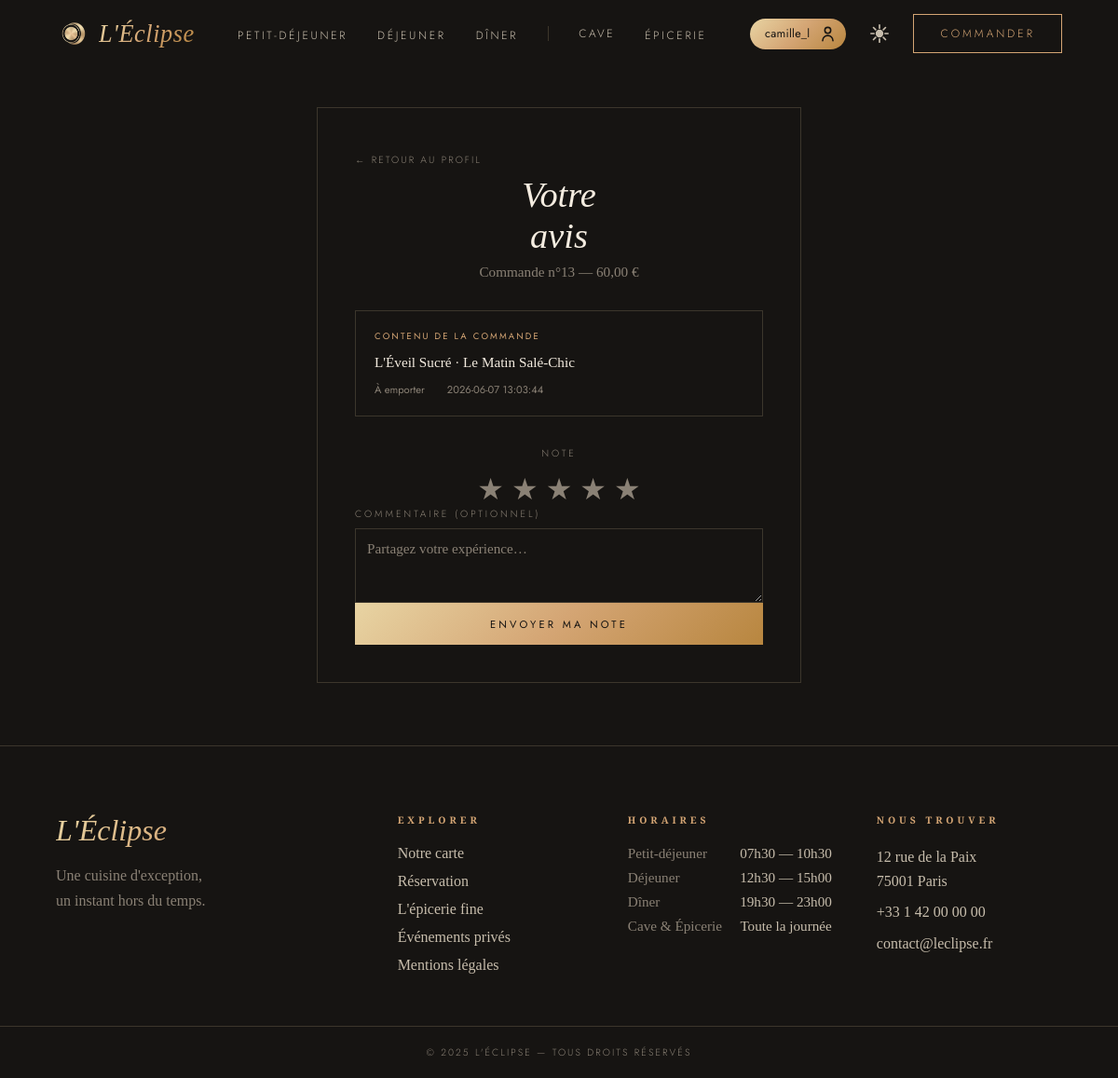
The page /notation.php?id=13 (signed in) on the database its author committed.
### tables this page shows
CREATE TABLE services (
    id             INTEGER PRIMARY KEY AUTOINCREMENT,
    name           TEXT    NOT NULL UNIQUE,
    label          TEXT    NOT NULL,
    hours          TEXT,
    title_html     TEXT    NOT NULL,
    image_url      TEXT    NOT NULL,
    image_alt      TEXT    NOT NULL,
    gradient       TEXT    NOT NULL DEFAULT 'rgba(22,20,18,.15),rgba(22,20,18,.55)',
    formulas_label TEXT,
    li_class       TEXT    NOT NULL DEFAULT 'nav-item',
    compact        INTEGER NOT NULL DEFAULT 0,
    display_order  INTEGER NOT NULL DEFAULT 0
);

CREATE TABLE users (
    id           INTEGER PRIMARY KEY AUTOINCREMENT,
    login        TEXT    NOT NULL UNIQUE,
    password     TEXT    NOT NULL,
    role         TEXT    NOT NULL DEFAULT 'client'
                         CHECK(role IN ('client','admin','restaurateur','livreur')),
    first_name   TEXT    NOT NULL,
    last_name    TEXT    NOT NULL,
    nickname     TEXT    NOT NULL UNIQUE,
    phone        TEXT    NOT NULL,
    birthday     TEXT    NOT NULL,
    address      TEXT    NOT NULL,
    address_info TEXT,
    blocked      INTEGER NOT NULL DEFAULT 0,
    created_at   TEXT    NOT NULL DEFAULT CURRENT_TIMESTAMP,
    last_login   TEXT
);

CREATE TABLE orders (
    id                 INTEGER PRIMARY KEY AUTOINCREMENT,
    user_id            INTEGER NOT NULL,
    order_type         TEXT    NOT NULL CHECK(order_type IN ('sur_place', 'emporter', 'livraison')),
    delivery_address   TEXT,
    status             TEXT    NOT NULL DEFAULT 'en_attente'
                               CHECK(status IN ('en_attente','payee','refusee','en_preparation','prete','en_livraison','livree','abandonnee','en_attente_livreur')),
    scheduled_datetime TEXT,
    created_at         TEXT    NOT NULL DEFAULT CURRENT_TIMESTAMP,
    delivery_person_id INTEGER REFERENCES users(id),
    FOREIGN KEY (user_id) REFERENCES users(id) ON DELETE CASCADE
);

### models/navbar.php (called while the page is built, shortened)
<?php
function getNavbarData($pdo) {
    $services = $pdo->query(
        'SELECT * FROM services ORDER BY display_order'
    )->fetchAll(PDO::FETCH_ASSOC);
    $formulaStmt = $pdo->prepare(
        'SELECT id, name, description FROM menus WHERE service_id = ? ORDER BY id LIMIT 4'
    );
    $catStmt = $pdo->prepare(
        'SELECT id, name, label FROM categories WHERE service_id = ? ORDER BY display_order LIMIT 5'
    );
    $dishStmt = $pdo->prepare(
        'SELECT id, name FROM dishes WHERE service_id = ? AND category_id = ? ORDER BY id LIMIT 6'
    );
    $data = [];
    foreach ($services as $svc) {
        $has_more = false;
        $formulaStmt->execute([$svc['id']]);
        $allFormulas = $formulaStmt->fetchAll(PDO::FETCH_ASSOC);
        $formulas = array_slice($allFormulas, 0, 3);
        $catStmt->execute([$svc['id']]);
        $allCats = $catStmt->fetchAll(PDO::FETCH_ASSOC);
        if (count($allCats) > 4) $has_more = true;
        $cats = array_slice($allCats, 0, 4);
        $categories = [];
        foreach ($cats as $cat) {
            $dishStmt->execute([$svc['id'], $cat['id']]);
            $allDishes = $dishStmt->fetchAll(PDO::FETCH_ASSOC);
            $categories[$cat['name']] = [
                'label'  => $cat['label'],
                'dishes' => array_slice($allDishes, 0, 5),
            ];
        }
        $data[$svc['name']] = [
            'formulas'   => $formulas,
            'categories' => $categories,
            'has_more'   => $has_more,
        ];
    }
    return [
        'services' => $services,
        'data'     => $data,
    ];
}

### models/users.php (called while the page is built, shortened)
<?php
function getOrderTotal(PDO $pdo, int $orderId): float {
    $stmt = $pdo->prepare("
        SELECT SUM(
            CASE oi.item_type
                WHEN 'dish' THEN (SELECT d.price FROM dishes d WHERE d.id = oi.item_id) * oi.quantity
                WHEN 'menu' THEN (SELECT m.total_price FROM menus m WHERE m.id = oi.item_id) * oi.quantity
            END
        ) AS total
        FROM order_items oi
        WHERE oi.order_id = :order_id
    ");
    $stmt->execute(['order_id' => $orderId]);
    $row = $stmt->fetch(PDO::FETCH_ASSOC);
    return (float) ($row['total'] ?? 0);
}

### models/orders.php (called while the page is built, shortened)
<?php
function getOrderItems(PDO $pdo, int $orderId): array {
    $stmt = $pdo->prepare("SELECT * FROM order_items WHERE order_id = :order_id");
    $stmt->execute(['order_id' => $orderId]);
    $items = $stmt->fetchAll(PDO::FETCH_ASSOC);
    foreach ($items as &$item) {
        if ($item['item_type'] === 'dish') {
            $s = $pdo->prepare("SELECT name, price FROM dishes WHERE id = :id");
        } else {
            $s = $pdo->prepare("SELECT name, total_price AS price FROM menus WHERE id = :id");
        }
        $s->execute(['id' => $item['item_id']]);
        $detail = $s->fetch(PDO::FETCH_ASSOC);
    }
    return $items;
}

### functions.php (called while the page is built, shortened)
<?php
function h($string) {
    return htmlspecialchars($string ?? '', ENT_QUOTES, 'UTF-8');
}

### notation.php (the view, shortened to what this page needs)
<?php
require_once 'database.php';
require_once 'functions.php';
require_once 'models/users.php';
require_once 'models/orders.php';
$pdo = getDatabaseConnection();
$orderId = (int) ($_GET['id'] ?? 0);
$stmt = $pdo->prepare("SELECT * FROM orders WHERE id = :id AND user_id = :uid AND status = 'livree'");
$stmt->execute(['id' => $orderId, 'uid' => $_SESSION['user_id']]);
$order = $stmt->fetch(PDO::FETCH_ASSOC);
$items = getOrderItems($pdo, $orderId);
$total = getOrderTotal($pdo, $orderId);
$itemNames = [];
foreach ($items as $item) {
    $itemNames[] = $item['name'];
}
?>
<?php $pageTitle = 'Noter la commande'; $pageCss = 'notation.css'; ?>
<?php include 'includes/header.php'; ?>
<div class="rating-page">
  <div class="rating-card">
    <header class="rating-header">
      <a href="profil.php" class="rating-back">← Retour au profil</a>
      <h1 class="rating-title">Votre<br><em>avis</em></h1>
      <p class="rating-subtitle">Commande n°<?= $orderId ?> — <?= number_format($total, 2, ',', ' ') ?>&nbsp;€</p>
    </header>
    <div class="rating-order-summary">
      <span class="rating-order-label">Contenu de la commande</span>
      <p class="rating-order-items"><?= h(implode(' · ', $itemNames)) ?></p>
      <div class="rating-order-meta">
        <span><?= h($order['order_type'] === 'livraison' ? 'Livraison' : ($order['order_type'] === 'emporter' ? 'À emporter' : 'Sur place')) ?></span>
        <span><?= h($order['created_at']) ?></span>
      </div>
    </div>
    <form action="notation.php?id=<?= $orderId ?>" method="post">
      <div class="rating-stars-group">
        <span class="rating-stars-label">Note</span>
        <div class="rating-stars">
          <?php for ($i = 5; $i >= 1; $i--): ?>
            <label for="star<?= $i ?>" aria-label="<?= $i ?> étoiles">★</label>
          <?php endfor; ?>
        </div>
      </div>
      <div class="rating-comment-group">
        <label for="rating-comment">Commentaire <em style="font-style:normal;color:var(--text-muted)">(optionnel)</em></label>
        <textarea name="comment" id="rating-comment"
                  placeholder="Partagez votre expérience…"><?= h($_POST['comment'] ?? '') ?></textarea>
      </div>
      <button type="submit" class="rating-submit">Envoyer ma note</button>
    </form>
  </div>
</div>
<?php include 'includes/footer.php'; ?>

### includes/header.php (shortened to what this page needs)
<?php
require_once __DIR__ . '/../models/navbar.php';
$navData = getNavbarData($pdo);
if (empty($user) && isset($_SESSION['user_id'])) {
    $stmtUser = $pdo->prepare('SELECT first_name, nickname, role, blocked FROM users WHERE id = :id');
    $stmtUser->execute(['id' => $_SESSION['user_id']]);
    $user = $stmtUser->fetch(PDO::FETCH_ASSOC) ?: null;
}
$cartTotalQty = 0;
?>
<!DOCTYPE html>
<html lang="fr">
<head>
  <link rel="stylesheet" href="/assets/css/style.css">
  <link rel="stylesheet" href="/assets/css/navbar.css">
  <?php if (!empty($pageCss)): ?>
    <link rel="stylesheet" href="/assets/css/<?= $pageCss ?>">
  <?php endif; ?>
</head>
<body<?= isset($isCataloguePage) && $isCataloguePage ? ' data-catalogue-page' : '' ?>>
<header class="navbar" data-navbar>
  <div class="navbar-inner">
    <a href="/" class="logo" aria-label="L'Éclipse">
      <img class="logo-image" src="/images/logo.webp" alt="" width="38" height="38">
      <span class="logo-text">L'Éclipse</span>
    </a>
    <nav aria-label="Navigation principale">
      <ul class="nav-list">
        <?php foreach ($navData['services'] as $svc):
          $key     = $svc['name'];
          $slug    = str_replace('_', '-', $key);
        ?>
        <li class="<?= $svc['li_class'] ?>">
          <a class="nav-btn" href="catalogue.php#<?= htmlspecialchars($slug) ?>" aria-haspopup="true" aria-expanded="false" data-menu-trigger>
            <?= htmlspecialchars($svc['label']) ?>
          </a>
        </li>
        <?php endforeach; ?>
      </ul>
    </nav>
    <div class="navbar-utils">
      <div class="profile" data-profile>
        <?php if (empty($user)): ?>
          <a href="connexion.php" class="icon-btn profile-btn" aria-label="Mon compte" data-profile-trigger>
            <span class="profile-icon" aria-hidden="true"></span>
            <span class="profile-dot" aria-hidden="true"></span>
          </a>
          <div class="profile-tooltip" aria-hidden="true" data-profile-tooltip>
            <span>Vous n'êtes pas connecté</span>
          </div>
        <?php else:
            $displayName = $user['nickname'] ?: ($user['first_name'] ?? 'Compte');
        ?>
          <a href="profil.php" class="profile-box" aria-label="Mon compte — <?= htmlspecialchars($user['first_name'] ?? '', ENT_QUOTES, 'UTF-8') ?>">
            <span class="profile-box-nickname"><?= htmlspecialchars($displayName, ENT_QUOTES, 'UTF-8') ?></span>
            <span class="profile-box-icon" aria-hidden="true"></span>
          </a>
        <?php endif; ?>
      </div>
      <button class="icon-btn theme-btn" id="themeToggle" aria-label="Changer de thème">
        <span class="theme-icon" aria-hidden="true"></span>
      </button>
      <?php if ($cartTotalQty === 0): ?>
        <a class="order-btn" href="catalogue.php">Commander</a>
      <?php endif; ?>
    </div>
  </div>
</header>

### assets/css/style.css (style rules this page uses)
:root { --surface-dark: #161412; --text-primary: #f4ece0; --text-secondary: #c7bdac; --text-muted: #8a8175; --accent: #d4a574; --accent-dark: #b8863f; --border-subtle: rgba(255, 255, 255, 0.06); --accent-line: rgba(232, 212, 163, 0.18); --accent-gradient: linear-gradient(135deg, #e8d4a3, #d4a574, #b8863f); --font-display: "Cormorant Garamond", Georgia, serif; --font-sc: "Cormorant SC", serif; --font-body: "EB Garamond", Georgia, serif; --font-ui: "Jost", sans-serif; --surface-overlay: rgba(22, 20, 18, 0.95); --bg-page: #161412; }
* { box-sizing: border-box; padding: 0; margin: 0; }
body { background-color: var(--bg-page); }

### assets/css/navbar.css (style rules this page uses)
:root { --surface-dark: #161412; --text-primary: #f4ece0; --text-secondary: #c7bdac; --text-muted: #8a8175; --accent: #d4a574; --accent-dark: #b8863f; --border-subtle: rgba(255, 255, 255, 0.06); --accent-line: rgba(232, 212, 163, 0.18); --accent-gradient: linear-gradient(135deg, #e8d4a3, #d4a574, #b8863f); --font-display: 'Cormorant Garamond', Georgia, serif; --font-sc: 'Cormorant SC', serif; --font-body: 'EB Garamond', Georgia, serif; --font-ui: 'Jost', sans-serif; --surface-overlay: rgba(22, 20, 18, 0.95); }
.navbar, .navbar * { box-sizing: border-box; }
.navbar { position: fixed; top: 0; left: 0; right: 0; z-index: 100; color: var(--text-secondary); font-family: var(--font-ui); background: transparent; border-bottom: 1px solid transparent; transition: background 300ms ease, border-color 300ms ease; }
.navbar-inner { height: 72px; max-width: 1280px; margin: 0 auto; padding: 0 clamp(1.5rem, 5vw, 4rem); display: grid; grid-template-columns: auto 1fr auto; align-items: center; gap: 32px; transition: height 300ms ease; }
.logo { display: inline-flex; align-items: center; gap: 8px; text-decoration: none; }
.logo-image { width: 38px; height: 38px; object-fit: contain; }
.logo-text { font-family: var(--font-display); font-size: 1.65rem; font-style: italic; letter-spacing: 0.02em; background: var(--accent-gradient); -webkit-background-clip: text; background-clip: text; color: transparent; }
.nav-list { list-style: none; margin: 0; padding: 0; display: flex; justify-content: center; align-items: center; gap: 32px; }
.nav-item.divider { padding-left: 32px; border-left: 1px solid var(--accent-line); height: 16px; display: flex; align-items: center; }
.nav-btn::before { content: ''; position: absolute; top: 50%; transform: translateY(-50%); height: 72px; left: -16px; right: -16px; }
.nav-item:first-child .nav-btn::before { left: 0; }
.nav-item:last-child .nav-btn::before { right: 8px; }
.nav-btn { all: unset; position: relative; padding: 12px 0; font-size: 0.75rem; font-weight: 300; letter-spacing: 0.22em; text-transform: uppercase; color: var(--text-secondary); cursor: pointer; transition: color 300ms ease, opacity 300ms ease; }
.nav-btn::after { content: ''; position: absolute; left: 0; right: 0; bottom: 4px; height: 1px; background: var(--accent); transform: scaleX(0); transform-origin: left; transition: transform 300ms ease; }
.navbar-utils { display: flex; align-items: center; gap: 16px; justify-self: end; }
.icon-btn { all: unset; width: 40px; height: 40px; display: inline-flex; align-items: center; justify-content: center; color: var(--text-secondary); cursor: pointer; transition: color 300ms ease; }
.order-btn { padding: 11px 28px; font-size: 0.75rem; font-weight: 300; letter-spacing: 0.25em; text-transform: uppercase; color: var(--accent); text-decoration: none; background: transparent; border: 1px solid var(--accent); white-space: nowrap; transition: background 300ms ease, color 300ms ease; }
.profile-box { display: inline-flex; align-items: center; gap: 10px; padding: 7px 10px 7px 16px; border-radius: 24px; background: var(--accent-gradient); color: #161412; text-decoration: none; font-family: var(--font-ui); font-size: 0.78rem; font-weight: 400; line-height: 1; letter-spacing: 0.02em; white-space: nowrap; transition: opacity 250ms ease, box-shadow 250ms ease; }
.profile-box-icon { display: block; width: 19px; height: 19px; background-color: currentColor; -webkit-mask: url('/images/profil.svg') center / contain no-repeat; mask: url('/images/profil.svg') center / contain no-repeat; }
.profile { position: relative; }
.theme-icon { display: block; width: 20px; height: 20px; background-color: currentColor; -webkit-mask: url('/images/light_mode_icon.svg') center / contain no-repeat; mask: url('/images/light_mode_icon.svg') center / contain no-repeat; transition: mask-image 0s; }

### rows shown on the page
services: label "PETIT-DÉJEUNER"
services: label "DÉJEUNER"
services: label "DÎNER"
services: label "CAVE"
services: label "ÉPICERIE"
users: nickname "camille_l"
orders: order_type "À emporter", created_at "2026-06-07 13:03:44"

### other values the page prints
$orderId "13"
$total "60,00"
implode(' · ', $itemNames) "L'Éveil Sucré · Le Matin Salé-Chic"
